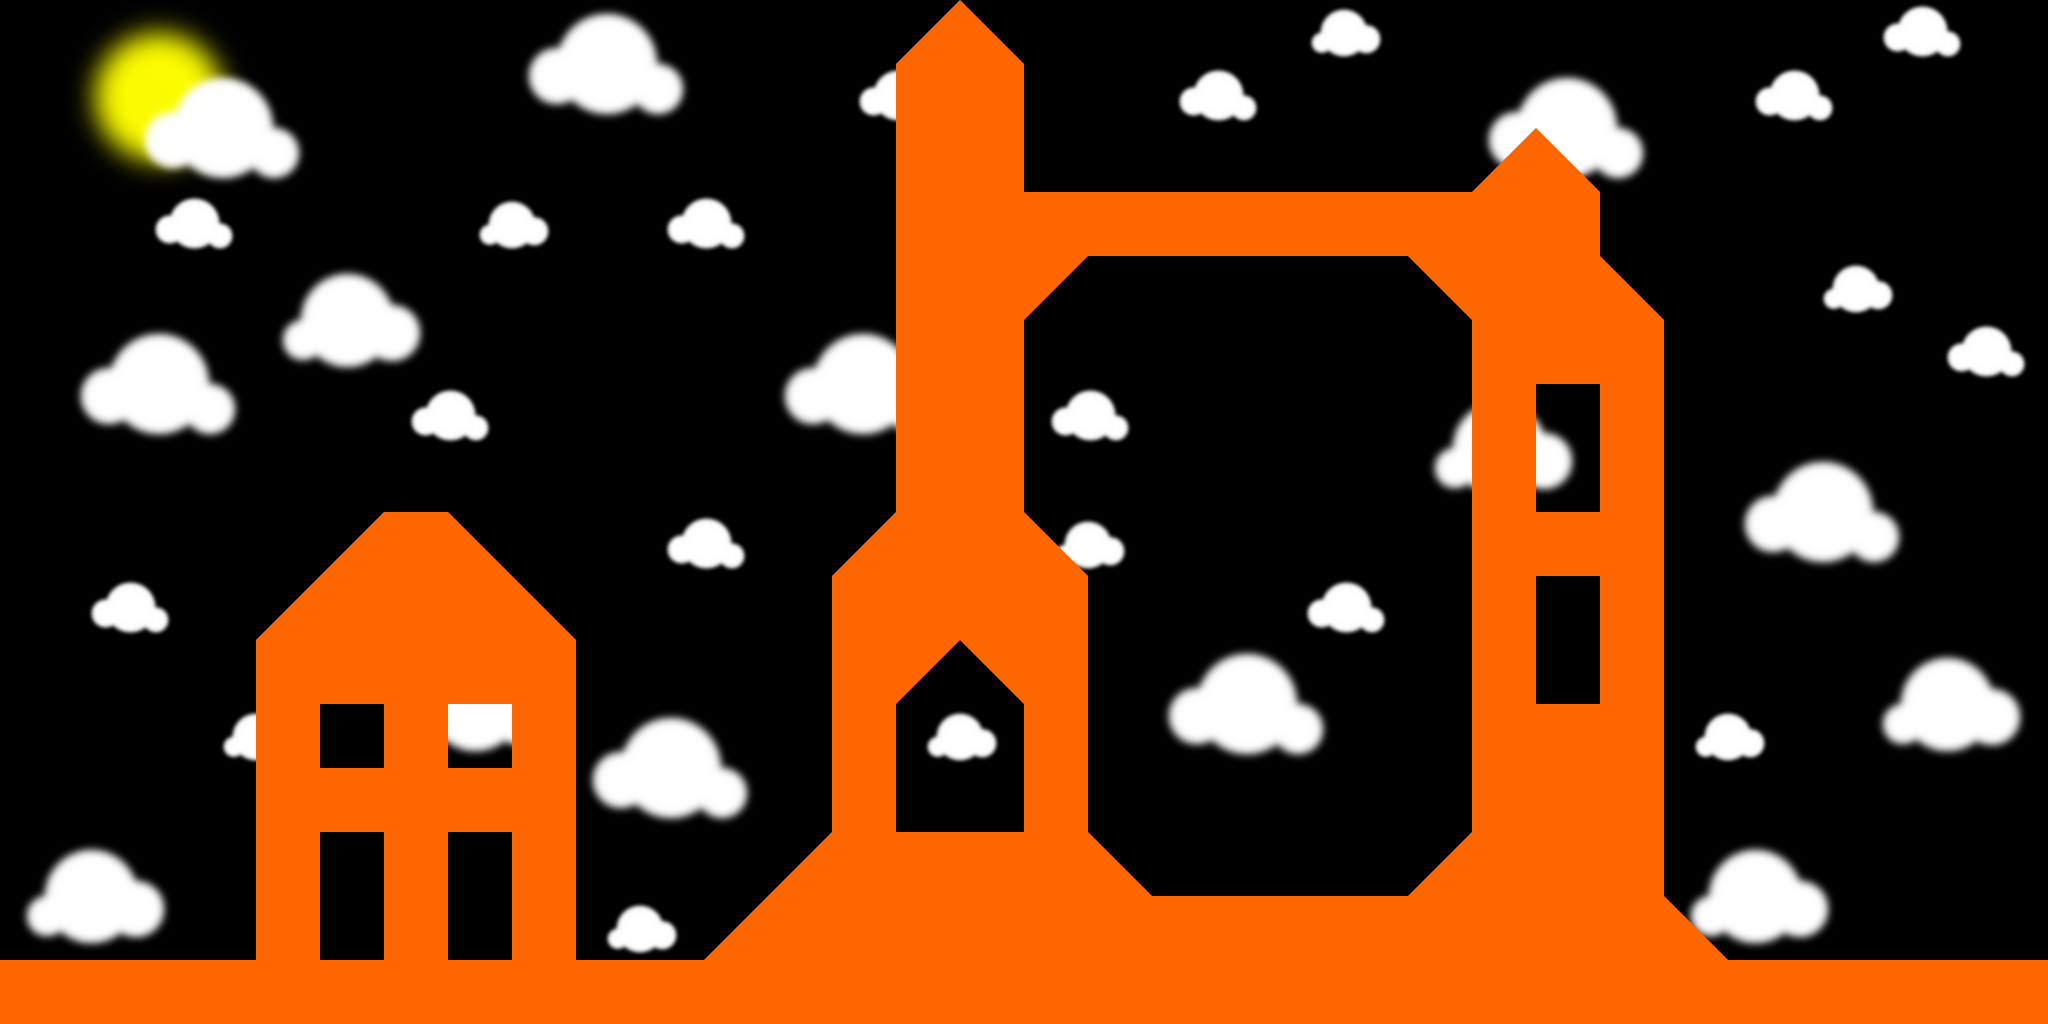

This game map was drawn from its Tiled (.tmx) file and the tilesets committed beside it. A one-line description and the full map source follow:
An orthogonal 32x16 tile map with 64x64 px tiles, 3 tile layers (smallclouds, bigclouds, foreground).

<map version="1.0" orientation="orthogonal" width="32" height="16" tilewidth="64" tileheight="64">
 <tileset firstgid="1" name="tiles2" tilewidth="64" tileheight="64">
  <image source="tiles2.png" width="512" height="320" />
 </tileset>
 <layer name="smallclouds" width="32" height="16">
  <data encoding="csv">
0,1,2,3,0,0,0,0,0,0,0,0,0,0,0,0,0,0,0,0,15,16,0,0,0,0,0,0,0,7,8,0,
0,9,10,11,0,0,0,0,0,0,0,0,0,7,8,0,0,0,7,8,0,0,0,0,0,0,0,7,8,0,0,0,
0,17,18,19,0,0,0,0,0,0,0,0,0,0,0,0,0,0,0,0,0,0,0,0,0,0,0,0,0,0,0,0,
0,0,7,8,0,0,0,15,16,0,7,8,0,0,0,0,0,0,0,0,0,0,0,0,0,0,0,0,0,0,0,0,
0,0,0,0,0,0,0,0,0,0,0,0,0,0,0,0,0,0,0,0,0,0,0,0,0,0,0,0,15,16,0,0,
0,0,0,0,0,0,0,0,0,0,0,0,0,0,0,0,0,0,0,0,0,0,0,0,0,0,0,0,0,0,7,8,
0,0,0,0,0,0,7,8,0,0,0,0,0,0,0,0,7,8,0,0,0,0,0,0,0,0,0,0,0,0,0,0,
0,0,0,0,0,0,0,0,0,0,0,0,0,0,0,0,0,0,0,0,0,0,0,0,0,0,0,0,0,0,0,0,
0,0,0,0,0,0,0,0,0,0,7,8,0,0,0,0,15,16,0,0,0,0,0,0,0,0,0,0,0,0,0,0,
0,7,8,0,0,0,0,0,0,0,0,0,0,0,0,0,0,0,0,0,7,8,0,0,0,0,0,0,0,0,0,0,
0,0,0,0,0,0,0,0,0,0,0,0,0,0,0,0,0,0,0,0,0,0,0,0,0,0,0,0,0,0,0,0,
0,0,0,15,16,0,0,0,0,0,0,0,0,0,15,16,0,0,0,0,0,0,0,0,0,0,15,16,0,0,0,0,
0,0,0,0,0,0,0,0,0,0,0,0,0,0,0,0,0,0,0,0,0,0,0,0,0,0,0,0,0,0,0,0,
0,0,0,0,0,0,0,0,0,0,0,0,0,0,0,0,0,0,0,0,0,0,0,0,0,0,0,0,0,0,0,0,
0,0,0,0,0,0,0,0,0,15,16,0,0,0,0,15,16,0,0,0,0,0,0,0,0,0,0,0,0,0,0,0,
0,0,0,0,0,15,16,0,0,0,0,0,0,0,0,0,0,0,0,0,0,15,16,0,0,0,0,0,0,0,0,0
</data>
 </layer>
 <layer name="bigclouds" width="32" height="16">
  <data encoding="csv">
0,0,0,0,0,0,0,0,4,5,6,0,0,0,0,0,0,0,0,0,0,0,0,0,0,0,0,0,0,0,0,0,
0,0,4,5,6,0,0,0,12,13,14,0,0,0,0,0,0,0,0,0,0,0,0,4,5,6,0,0,0,0,0,0,
0,0,12,13,14,0,0,0,0,0,0,0,0,0,0,0,0,0,0,0,0,0,0,12,13,14,0,0,0,0,0,0,
0,0,0,0,0,0,0,0,0,0,0,0,0,0,0,0,0,0,0,0,0,0,0,0,0,0,0,0,0,0,0,0,
0,0,0,0,25,26,27,0,0,0,0,0,0,0,0,0,0,0,0,0,0,0,0,0,0,0,0,0,0,0,0,0,
0,4,5,6,33,34,35,0,0,0,0,0,4,5,6,0,0,0,0,0,0,0,0,0,0,0,0,0,0,0,0,0,
0,12,13,14,0,0,0,0,0,0,0,0,12,13,14,0,0,0,0,0,0,0,25,26,27,0,0,0,0,0,0,0,
0,0,0,0,0,0,0,0,0,0,0,0,0,0,0,0,0,0,0,0,0,0,33,34,35,0,0,4,5,6,0,0,
0,0,0,0,0,0,0,0,0,0,0,0,0,0,0,0,0,0,0,0,0,0,0,0,0,0,0,12,13,14,0,0,
0,0,0,0,0,0,0,0,0,0,0,0,0,0,0,0,0,0,0,0,0,0,0,0,0,0,0,0,0,0,0,0,
0,0,0,0,0,0,25,26,27,0,0,0,0,0,0,0,0,0,4,5,6,0,0,0,0,0,0,0,0,25,26,27,
0,0,0,0,0,0,33,34,35,4,5,6,0,0,0,0,0,0,12,13,14,0,0,0,0,0,0,0,0,33,34,35,
0,0,0,0,0,0,0,0,0,12,13,14,0,0,0,0,0,0,0,0,0,0,0,0,0,0,0,0,0,0,0,0,
25,26,27,0,0,0,0,0,0,0,0,0,0,0,0,0,0,0,0,0,0,0,0,0,0,0,25,26,27,0,0,0,
33,34,35,0,0,0,0,0,0,0,0,0,0,0,0,0,0,0,0,0,0,0,0,0,0,0,33,34,35,0,0,0,
0,0,0,0,0,0,0,0,0,0,0,0,0,0,0,0,0,0,0,0,0,0,0,0,0,0,0,0,0,0,0,0
</data>
 </layer>
 <layer name="foreground" width="32" height="16">
  <data encoding="csv">
0,0,0,0,0,0,0,0,0,0,0,0,0,0,20,22,0,0,0,0,0,0,0,0,0,0,0,0,0,0,0,0,
0,0,0,0,0,0,0,0,0,0,0,0,0,0,21,21,0,0,0,0,0,0,0,0,0,0,0,0,0,0,0,0,
0,0,0,0,0,0,0,0,0,0,0,0,0,0,21,21,0,0,0,0,0,0,0,20,22,0,0,0,0,0,0,0,
0,0,0,0,0,0,0,0,0,0,0,0,0,0,21,21,21,21,21,21,21,21,21,21,21,0,0,0,0,0,0,0,
0,0,0,0,0,0,0,0,0,0,0,0,0,0,21,21,30,0,0,0,0,0,28,21,21,22,0,0,0,0,0,0,
0,0,0,0,0,0,0,0,0,0,0,0,0,0,21,21,0,0,0,0,0,0,0,21,21,21,0,0,0,0,0,0,
0,0,0,0,0,0,0,0,0,0,0,0,0,0,21,21,0,0,0,0,0,0,0,21,0,21,0,0,0,0,0,0,
0,0,0,0,0,0,0,0,0,0,0,0,0,0,21,21,0,0,0,0,0,0,0,21,0,21,0,0,0,0,0,0,
0,0,0,0,0,20,21,22,0,0,0,0,0,20,21,21,22,0,0,0,0,0,0,21,21,21,0,0,0,0,0,0,
0,0,0,0,20,21,21,21,22,0,0,0,0,21,21,21,21,0,0,0,0,0,0,21,0,21,0,0,0,0,0,0,
0,0,0,0,21,21,21,29,29,0,0,0,0,21,30,28,21,0,0,0,0,0,0,21,0,21,0,0,0,0,0,0,
0,0,0,0,21,0,21,0,29,0,0,0,0,21,0,0,21,0,0,0,0,0,0,21,21,21,0,0,0,0,0,0,
0,0,0,0,21,21,21,29,29,0,0,0,0,21,0,0,21,0,0,0,0,0,0,21,21,21,0,0,0,0,0,0,
0,0,0,0,21,0,21,0,29,0,0,0,20,21,21,21,21,22,0,0,0,0,20,21,21,21,0,0,0,0,0,0,
0,0,0,0,21,0,21,0,29,0,0,20,21,21,21,21,21,21,21,21,21,21,21,21,21,21,22,0,0,0,0,0,
21,21,21,21,21,21,21,21,21,21,21,21,21,21,21,21,21,21,21,21,21,21,21,21,21,21,21,21,21,21,21,21
</data>
 </layer>
</map>